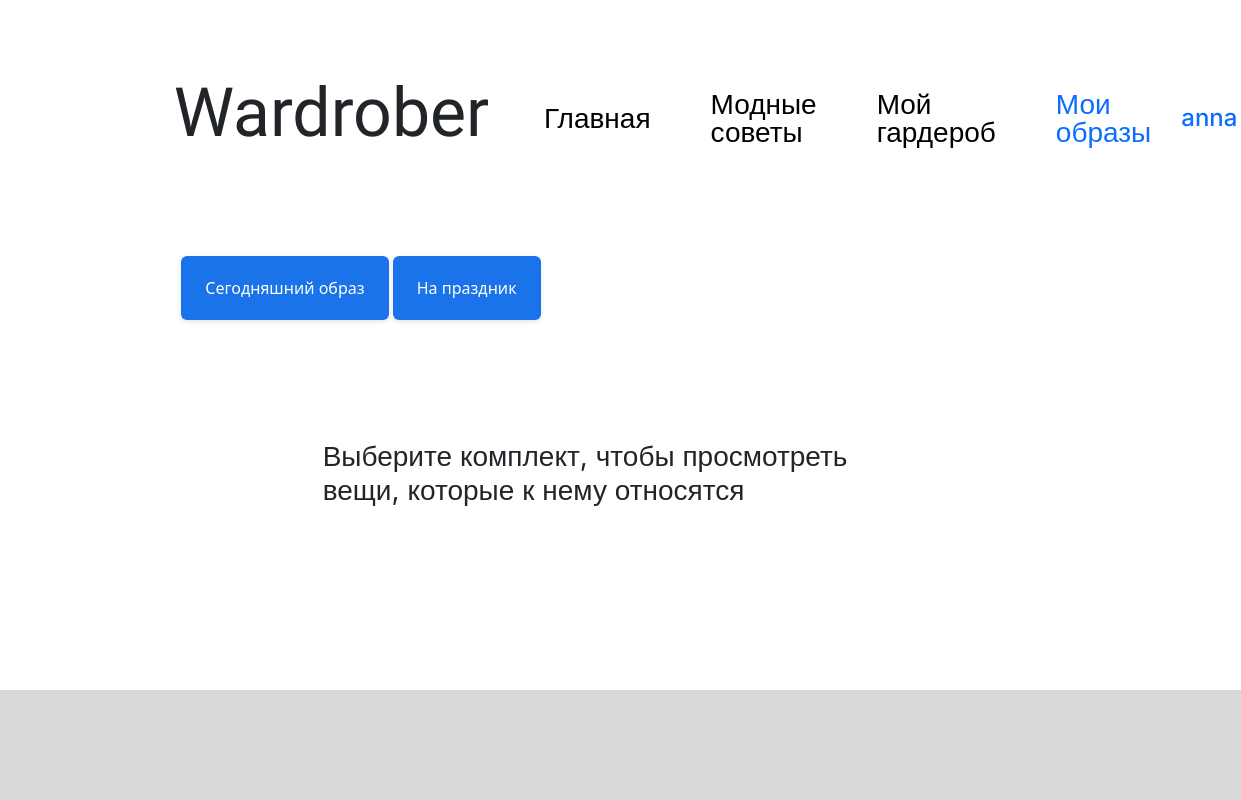
/look (signed in), run on the app's committed database.
### data/users.py (models this page shows, shortened)
class User(SqlAlchemyBase, UserMixin, SerializerMixin):
    __tablename__ = 'users'
    id = sqlalchemy.Column(sqlalchemy.Integer,
                           primary_key=True, autoincrement=True)
    name = sqlalchemy.Column(sqlalchemy.String, nullable=True)
    login = sqlalchemy.Column(sqlalchemy.String, nullable=True)
    hashed_password = sqlalchemy.Column(sqlalchemy.String, nullable=True)
    modified_date = sqlalchemy.Column(sqlalchemy.DateTime,
                                      default=datetime.datetime.now)
    def get_id(self):
        return self.id

### data/complect.py (models this page shows)
class Complect(SqlAlchemyBase, SerializerMixin):
    __tablename__ = 'complects'
    id = sqlalchemy.Column(sqlalchemy.Integer,
                           primary_key=True, autoincrement=True)
    user_id = sqlalchemy.Column(sqlalchemy.Integer,sqlalchemy.ForeignKey("users.id"))
    name = sqlalchemy.Column(sqlalchemy.String, nullable=True)
    user = orm.relationship('User')

### server.py (the view)
@app.route('/look', methods=['GET', 'POST'])
def look():
    type = request.args.get('type')
    db_sess = db_session.create_session()
    if type:
        query = text(f"DELETE FROM complect_items WHERE complect_id=:look_id")
        db_sess.execute(query, {'look_id': int(type)})
        query = text(f"DELETE FROM complects WHERE id=:look_id")
        db_sess.execute(query, {'look_id': int(type)})
        db_sess.commit()
    query = text(
        "SELECT id, name FROM complects WHERE user_id = :user_id")
    complects = db_sess.execute(query, {'user_id': current_user.get_id()}).fetchall()
    db_sess.close()
    return render_template('look.html', path=request.path, complects=complects)

### data/db_session.py (called while the page is built)
def create_session() -> Session:
    global __factory
    return __factory()

### server.py (called while the page is built)
@login_manager.user_loader
def load_user(user_id):
    db_sess = db_session.create_session()
    user_id = db_sess.query(User).get(user_id)
    db_sess.close()
    return user_id

### templates/look.html (shortened to what this page needs)
{% extends "base.html" %}
{% block content %}
{% if current_user.is_authenticated %}
<div class="my_container my_container-wardrobe">
    <div class="button-container_wrd">
        {% for complect in complects %}
        <a href="/look/{{complect[0]}}" class="btn_categories_wrd">{{complect[1]}}</a>
        {% endfor %}
    </div>
    <div class="button-container_wrd">
    </div>
    {% if complects != [] %}
    {% if path != '/look'%}
    <div class="button-container_wrd">
        <div style="margin-top: 10px;">
            <a href="/look/{{look_id}}?type={{1}}" class="btn_subcategories_wrd look">Очистить комплект</a>
        </div>
    </div>
    {% if look_id != today_look_id %}
    <div class="button-container_wrd">
        <div style="margin-top: 10px;">
            <a href="/look?type={{look_id}}" class="btn_subcategories_wrd look">Удалить комплект</a>
        </div>
    </div>
    {% endif %}
    {% else %}
    <div class="my_container">
        <h1 class="inf-txt">Выберите комплект, чтобы просмотреть вещи, которые к нему относятся</h1>
    </div>
    {% endif %}
    {% else %}
    <div class="my_container">
        <h1 class="inf-txt">Вы пока не добавили ни одной вещи в комплекты.</h1>
        <h1 class="inf-txt">Вы можете это сделать после добавления вещи в гардероб</h1>
    </div>
    {% endif %}
</div>
{% else %}
<div class="my_container">
    <h1 class="inf-txt">Для просмотра своего образа, пожалуйста, войдите или зарегистрируйтесь</h1>
    <h2 class="inf-txt"><a href="/login">Войти или зарегистрироваться</a></h2>
</div>
{% endif %}
{% endblock %}

### templates/base.html (shortened to what this page needs)
<!doctype html>
<html lang="en">
<head>
    <link href="https://cdn.jsdelivr.net/npm/bootstrap@5.3.3/dist/css/bootstrap.min.css"
          rel="stylesheet"
>
    <link rel="stylesheet" type="text/css" href="/static/css/style.css"/>
</head>
<body>
<header>
    <nav>
        <h1 class="main-name">Wardrober</h1>
        {% if path == '/' %}
        <a href="/" class="nav-item" style="color:#0D6EFD;">Главная</a>
        {% else %}
        <a href="/" class="nav-item" style="color:#000000;">Главная</a>
        {% endif %}
        {% if 'advice' in path %}
        <a href="/advices" class="nav-item" style="color:#0D6EFD;">Модные советы</a>
        {% else %}
        <a href="/advices" class="nav-item" style="color:#000000;">Модные советы</a>
        {% endif %}
        {% if 'wardrobe' in path %}
        <a href="/wardrobe" class="nav-item" style="color:#0D6EFD;">Мой гардероб</a>
        {% else %}
        <a href="/wardrobe" class="nav-item" style="color:#000000;">Мой гардероб</a>
        {% endif %}
        {% if 'look' in path %}
        <a href="/look" class="nav-item" style="color:#0D6EFD;">Мои образы</a>
        {% else %}
        <a href="/look" class="nav-item" style="color:#000000;">Мои образы</a>
        {% endif %}
        {% if current_user.is_authenticated %}
        <a id="user-name" href="/logout">{{ current_user.name }}</a>
        {% else %}
        <a href="/login" class="btn btn-primary mybtn">Вход</a>
        {% endif %}
    </nav>
</header>
<main role="main" class="container">
    {% block content %}{% endblock %}
</main>
<div id="bottom"></div>
</body>
</html>

### static/css/style.css (style rules this page uses)
body { display: flex; flex-direction: column; min-height: 100vh; }
.my_container { margin: 0px 13vw 30px 13vw; }
.my_container-wardrobe { width: 70vw; }
.container { margin: 0px 0px 0px 0px; padding: 0px 0px 0px 0px; max-width: 100vw; flex: 1; }
#bottom { background-color: #D9D9D9; margin: 40px, 0, 0, 0; height: 110px; width: 100vw; }
nav { display: flex; justify-content: space-between; align-items: center; margin: 60px 14vw 60px 14vw; }
.main-name { font-family: "Italianno", cursive; font-weight: 400; font-size: 68px; font-style: normal; margin-right: 2vw; }
.nav-item, .mybtn { font-family: "Inter", sans-serif; font-size: 28px; font-weight: 300; font-style: normal; text-decoration: none; margin: 30px; line-height: 100%; }
#user-name { font-family: "Inter", sans-serif; font-size: 24px; font-weight: 500; font-style: normal; text-decoration: none; }
.button-container_wrd { padding: 20px; max-width: 1040px; margin: 0 auto; }
.btn_categories_wrd { display: inline-block; padding: 20px 24px; background-color: #1A73E8; color: white; text-align: center; text-decoration: none; border: none; border-radius: 6px; font-size: 16px; font-weight: 500; cursor: pointer; transition: all 0.3s ease; box-shadow: 0 2px 5px rgba(0,0,0,0.1); }
.inf-txt { font-family: "Inter", sans-serif; font-size: 28px; font-weight: 400; font-style: normal; }

### data on the page
User: name "anna"
Complect: name "Сегодняшний образ"
Complect: name "На праздник"
